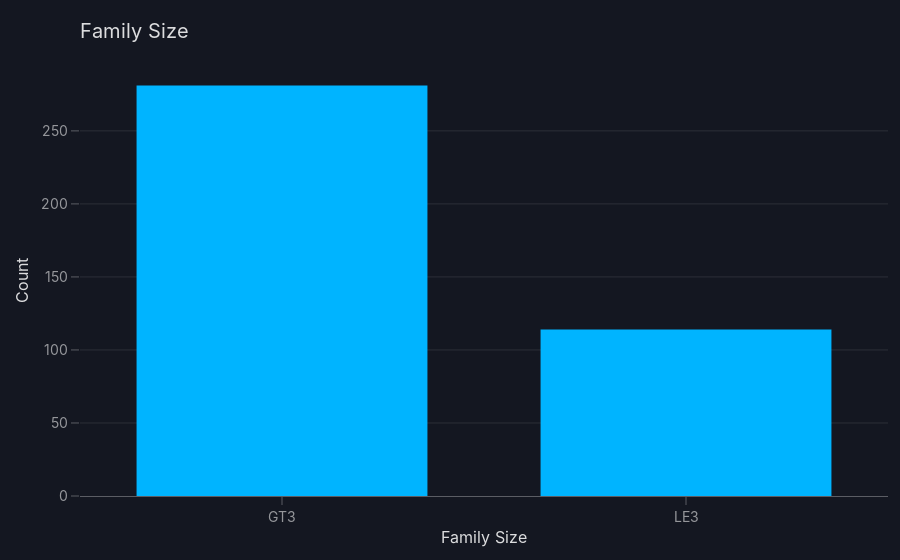

This figure's notebook cell:
### Code cell
import plotly.express as px

# Assuming 'student' is your DataFrame and 'address' is a column in it
# Make sure you've imported and loaded the data correctly before using it

# Create a countplot using Plotly Express
fig = px.histogram(student, x='famsize', title='Family Size')

# Customize the layout
fig.update_layout(
    xaxis_title='Family Size',
    yaxis_title='Count',
    font=dict(size=20)  # Adjust font size for title and labels
)

# Show the plot
fig.show()

### Figure 1 — Plotly figure (JSON) as saved in the notebook; plotly's stock layout.template omitted (floating-point values rounded to 4 significant figures; data arrays with more than 128 entries replaced by an {"elided": "..."} marker saying what was removed)
{"data": [{"alignmentgroup": "True", "bingroup": "x", "hovertemplate": "famsize=%{x}<br>count=%{y}<extra></extra>", "legendgroup": "", "marker": {"color": "#00b4ff", "pattern": {"shape": ""}}, "name": "", "offsetgroup": "", "orientation": "v", "showlegend": false, "type": "histogram", "x": {"elided": "395 str values"}, "xaxis": "x", "yaxis": "y"}], "layout": {"barmode": "relative", "font": {"size": 20}, "legend": {"tracegroupgap": 0}, "title": {"text": "Family Size"}, "xaxis": {"anchor": "y", "domain": [0, 1], "title": {"text": "Family Size"}}, "yaxis": {"anchor": "x", "domain": [0, 1], "title": {"text": "Count"}}}}
